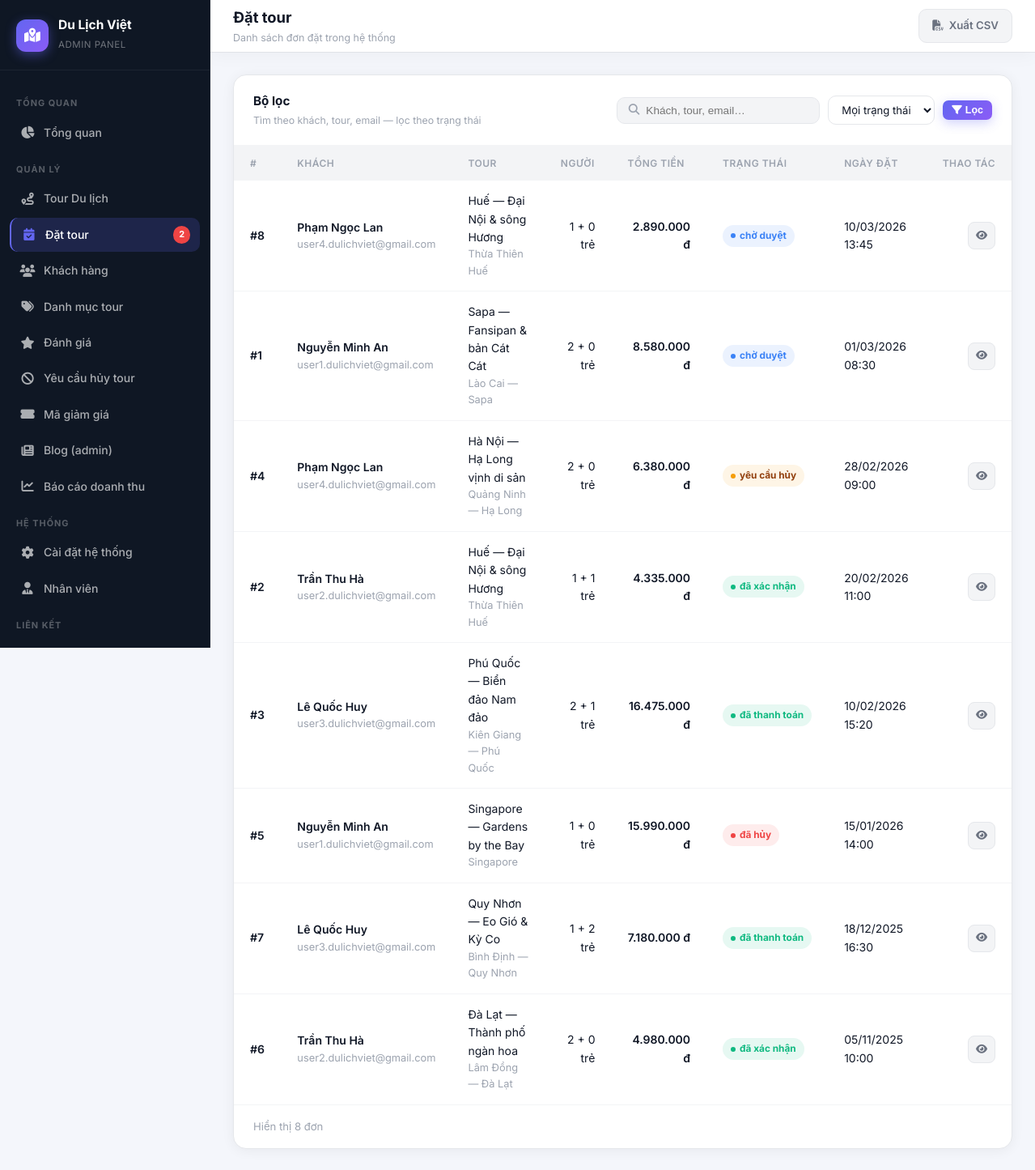
/admin/bookings/list.php (signed in), run on the app's committed database.
### tables this page shows
CREATE TABLE `bookings` (
  `id` INT UNSIGNED NOT NULL AUTO_INCREMENT,
  `user_id` INT UNSIGNED NOT NULL,
  `tour_id` INT UNSIGNED NOT NULL,
  `adults` INT UNSIGNED NOT NULL DEFAULT 1,
  `children` INT UNSIGNED NOT NULL DEFAULT 0,
  `departure_date` DATE NULL DEFAULT NULL,
  `coupon_code` VARCHAR(40) NULL DEFAULT NULL,
  `discount_amount` DECIMAL(12,2) NOT NULL DEFAULT 0.00,
  `holiday_surcharge_percent` TINYINT UNSIGNED NOT NULL DEFAULT 0,
  `holiday_surcharge_amount` DECIMAL(12,2) NOT NULL DEFAULT 0.00,
  `total_amount` DECIMAL(12,2) NOT NULL DEFAULT 0.00,
  `status` ENUM(
    'chờ duyệt',
    'đã xác nhận',
    'đã thanh toán',
    'yêu cầu hủy',
    'đã hủy'
  ) NOT NULL DEFAULT 'chờ duyệt',
  `cancel_reason` TEXT NULL DEFAULT NULL,
  `created_at` DATETIME NOT NULL DEFAULT CURRENT_TIMESTAMP,
  `updated_at` DATETIME NULL DEFAULT NULL ON UPDATE CURRENT_TIMESTAMP,
  PRIMARY KEY (`id`),
  KEY `idx_bookings_user` (`user_id`),
  KEY `idx_bookings_tour` (`tour_id`),
  KEY `idx_bookings_status` (`status`),
  KEY `idx_bookings_created` (`created_at`),
  CONSTRAINT `fk_bookings_user`
    FOREIGN KEY (`user_id`) REFERENCES `users` (`id`)
    ON DELETE CASCADE ON UPDATE CASCADE,
  CONSTRAINT `fk_bookings_tour`
    FOREIGN KEY (`tour_id`) REFERENCES `tours` (`id`)
    ON DELETE RESTRICT ON UPDATE CASCADE
);

CREATE TABLE `users` (
  `id` INT UNSIGNED NOT NULL AUTO_INCREMENT,
  `full_name` VARCHAR(120) NOT NULL,
  `email` VARCHAR(190) NOT NULL,
  `password` VARCHAR(255) NOT NULL,
  `phone` VARCHAR(20) NOT NULL DEFAULT '',
  `role` ENUM('user','staff','admin') NOT NULL DEFAULT 'user',
  `is_active` TINYINT(1) NOT NULL DEFAULT 1,
  `created_at` DATETIME NOT NULL DEFAULT CURRENT_TIMESTAMP,
  `updated_at` DATETIME NULL DEFAULT NULL ON UPDATE CURRENT_TIMESTAMP,
  PRIMARY KEY (`id`),
  UNIQUE KEY `uq_users_email` (`email`),
  KEY `idx_users_role` (`role`)
);

CREATE TABLE `tours` (
  `id` INT UNSIGNED NOT NULL AUTO_INCREMENT,
  `category_id` INT UNSIGNED NULL DEFAULT NULL,
  `tour_name` VARCHAR(255) NOT NULL,
  `description` TEXT NULL,
  `journey_intro` MEDIUMTEXT NULL DEFAULT NULL,
  `highlights` MEDIUMTEXT NULL DEFAULT NULL,
  `departure_schedule` MEDIUMTEXT NULL DEFAULT NULL,
  `itinerary` MEDIUMTEXT NULL DEFAULT NULL,
  `destination` VARCHAR(255) NOT NULL,
  `duration` VARCHAR(80) NOT NULL DEFAULT '',
  `price` DECIMAL(12,2) NOT NULL DEFAULT 0.00,
  `image_url` VARCHAR(512) NULL DEFAULT NULL,
  `gallery_urls` MEDIUMTEXT NULL DEFAULT NULL,
  `available_slots` INT UNSIGNED NOT NULL DEFAULT 0,
  `status` ENUM('hiện','ẩn') NOT NULL DEFAULT 'hiện',
  `created_at` DATETIME NOT NULL DEFAULT CURRENT_TIMESTAMP,
  `updated_at` DATETIME NULL DEFAULT NULL ON UPDATE CURRENT_TIMESTAMP,
  PRIMARY KEY (`id`),
  KEY `idx_tours_category` (`category_id`),
  KEY `idx_tours_status` (`status`),
  CONSTRAINT `fk_tours_category`
    FOREIGN KEY (`category_id`) REFERENCES `categories` (`id`)
    ON DELETE SET NULL ON UPDATE CASCADE
);

### includes/functions.php (called while the page is built, shortened)
<?php
function app_project_web_base(): string
{
    $sn = str_replace('\\', '/', (string) ($_SERVER['SCRIPT_NAME'] ?? ''));
    $dir = rtrim(dirname($sn), '/');
    $base = preg_replace('#(?:/admin|/staff|/auth|/frontend)(?:/.*)?$#', '', $dir);
    return $base === $dir ? $dir : (string) $base;
}
function app_url(string $path): string
{
    $b = app_project_web_base();
    $path = ltrim($path, '/');
    return ($b === '' ? '' : $b) . '/' . $path;
}
function app_admin_url(string $path): string
{
    return app_url('admin/' . ltrim($path, '/'));
}

### admin/bookings/list.php (the view, shortened to what this page needs)
<?php
require_once dirname(__DIR__, 2) . '/includes/db.php';
$q = trim((string) ($_GET['q'] ?? ''));
$bookings = [];
try {
    $sql = "SELECT b.id, b.total_amount, b.status, b.adults, b.children, b.created_at,
                   u.full_name, u.email, u.phone,
                   t.tour_name, t.destination
            FROM bookings b
            JOIN users u ON u.id = b.user_id
            JOIN tours t ON t.id = b.tour_id
            WHERE 1=1";
    $params = [];
    $sql .= " ORDER BY b.created_at DESC, b.id DESC";
    $stmt = $pdo->prepare($sql);
    $stmt->execute($params);
    $bookings = $stmt->fetchAll();
} catch (Throwable) {
    $bookings = [];
}
function h(mixed $v): string
{
    return htmlspecialchars((string) $v, ENT_QUOTES, 'UTF-8');
}
function money_fmt(float $n): string
{
    return number_format($n, 0, ',', '.') . ' đ';
}
function status_badge_class(string $st): string
{
    return match ($st) {
        'đã xác nhận', 'đã thanh toán' => 'badge-success',
        'đã hủy' => 'badge-danger',
        'yêu cầu hủy' => 'badge-warning',
        default => 'badge-info',
    };
}
$exportUrl = htmlspecialchars(app_admin_url('bookings/export.php'), ENT_QUOTES, 'UTF-8');
$topbarActions = <<<HTML
  <a href="{$exportUrl}" class="topbar-btn topbar-btn-ghost"><i class="fas fa-file-csv"></i> Xuất CSV</a>
HTML;
require dirname(__DIR__, 2) . '/includes/admin_header.php';
?>
<div class="data-card">
  <div class="data-card-header">
    <div>
      <div class="data-card-title">Bộ lọc</div>
      <div class="data-card-sub">Tìm theo khách, tour, email — lọc theo trạng thái</div>
    </div>
    <form method="get" style="display:flex;flex-wrap:wrap;gap:10px;align-items:center">
      <div class="search-bar">
        <i class="fas fa-search"></i>
        <input type="text" name="q" value="<?= h($q) ?>" placeholder="Khách, tour, email…" />
      </div>
      <select name="status" class="form-control" style="width:auto;padding:8px 12px;font-size:0.82rem" onchange="this.form.submit()">
        <option value="">Mọi trạng thái</option>
      </select>
      <button type="submit" class="btn btn-primary btn-sm"><i class="fas fa-filter"></i> Lọc</button>
    </form>
  </div>
  <div style="overflow-x:auto">
    <table class="admin-table">
      <thead>
        <tr>
          <th>#</th>
          <th>Khách</th>
          <th>Tour</th>
          <th class="cell-right">Người</th>
          <th class="cell-right">Tổng tiền</th>
          <th>Trạng thái</th>
          <th>Ngày đặt</th>
          <th class="cell-right">Thao tác</th>
        </tr>
      </thead>
      <tbody>
        <?php if (empty($bookings)): ?>
          <tr>
            <td colspan="8">
              <div class="empty-state"><i class="fas fa-inbox"></i><p>Chưa có đơn phù hợp.</p></div>
            </td>
          </tr>
        <?php else: ?>
          <?php foreach ($bookings as $b): ?>
            <?php $st = (string) $b['status']; ?>
            <tr>
              <td class="cell-bold">#<?= (int) $b['id'] ?></td>
              <td>
                <div class="cell-bold"><?= h($b['full_name']) ?></div>
                <div class="cell-muted" style="font-size:0.8rem"><?= h($b['email']) ?></div>
              </td>
              <td>
                <div><?= h($b['tour_name']) ?></div>
                <div class="cell-muted" style="font-size:0.8rem"><?= h($b['destination']) ?></div>
              </td>
              <td class="cell-right"><?= (int) $b['adults'] ?> + <?= (int) $b['children'] ?> trẻ</td>
              <td class="cell-right cell-bold"><?= money_fmt((float) $b['total_amount']) ?></td>
              <td>
                <span class="badge <?= h(status_badge_class($st)) ?>">
                  <span class="badge-dot"></span><?= h($st) ?>
                </span>
              </td>
              <td class="cell-muted"><?= date('d/m/Y H:i', strtotime((string) $b['created_at'])) ?></td>
              <td class="cell-right">
                <a href="detail.php?id=<?= (int) $b['id'] ?>" class="btn btn-ghost btn-sm btn-icon" title="Chi tiết">
                  <i class="fas fa-eye"></i>
                </a>
              </td>
            </tr>
          <?php endforeach; ?>
        <?php endif; ?>
      </tbody>
    </table>
  </div>
  <div class="data-card-footer">
    <span>Hiển thị <?= count($bookings) ?> đơn</span>
  </div>
</div>
<?php require dirname(__DIR__, 2) . '/includes/admin_footer.php'; ?>

### data on the page
bookings: id "8", user.full_name "Phạm Ngọc Lan", user.email "user4.dulichviet@gmail.com", tour.tour_name "Huế — Đại Nội & sông Hương", tour.destination "Thừa Thiên Huế", adults "1", children "0", total_amount "2.890.000 đ", status "chờ duyệt", created_at "10/03/2026 13:45"
bookings: id "1", user.full_name "Nguyễn Minh An", user.email "user1.dulichviet@gmail.com", tour.tour_name "Sapa — Fansipan & bản Cát Cát", tour.destination "Lào Cai — Sapa", adults "2", children "0", total_amount "8.580.000 đ", status "chờ duyệt", created_at "01/03/2026 08:30"
bookings: id "4", user.full_name "Phạm Ngọc Lan", user.email "user4.dulichviet@gmail.com", tour.tour_name "Hà Nội — Hạ Long vịnh di sản", tour.destination "Quảng Ninh — Hạ Long", adults "2", children "0", total_amount "6.380.000 đ", status "yêu cầu hủy", created_at "28/02/2026 09:00"
bookings: id "2", user.full_name "Trần Thu Hà", user.email "user2.dulichviet@gmail.com", tour.tour_name "Huế — Đại Nội & sông Hương", tour.destination "Thừa Thiên Huế", adults "1", children "1", total_amount "4.335.000 đ", status "đã xác nhận", created_at "20/02/2026 11:00"
bookings: id "3", user.full_name "Lê Quốc Huy", user.email "user3.dulichviet@gmail.com", tour.tour_name "Phú Quốc — Biển đảo Nam đảo", tour.destination "Kiên Giang — Phú Quốc", adults "2", children "1", total_amount "16.475.000 đ", status "đã thanh toán", created_at "10/02/2026 15:20"
bookings: id "5", user.full_name "Nguyễn Minh An", user.email "user1.dulichviet@gmail.com", tour.tour_name "Singapore — Gardens by the Bay", tour.destination "Singapore", adults "1", children "0", total_amount "15.990.000 đ", status "đã hủy", created_at "15/01/2026 14:00"
bookings: id "7", user.full_name "Lê Quốc Huy", user.email "user3.dulichviet@gmail.com", tour.tour_name "Quy Nhơn — Eo Gió & Kỳ Co", tour.destination "Bình Định — Quy Nhơn", adults "1", children "2", total_amount "7.180.000 đ", status "đã thanh toán", created_at "18/12/2025 16:30"
bookings: id "6", user.full_name "Trần Thu Hà", user.email "user2.dulichviet@gmail.com", tour.tour_name "Đà Lạt — Thành phố ngàn hoa", tour.destination "Lâm Đồng — Đà Lạt", adults "2", children "0", total_amount "4.980.000 đ", status "đã xác nhận", created_at "05/11/2025 10:00"

### other printed values
$pendingCount "2"
adminH($pageTitle) "Đặt tour"
adminH($pageSubtitle) "Danh sách đơn đặt trong hệ thống"
count($bookings) "8"
